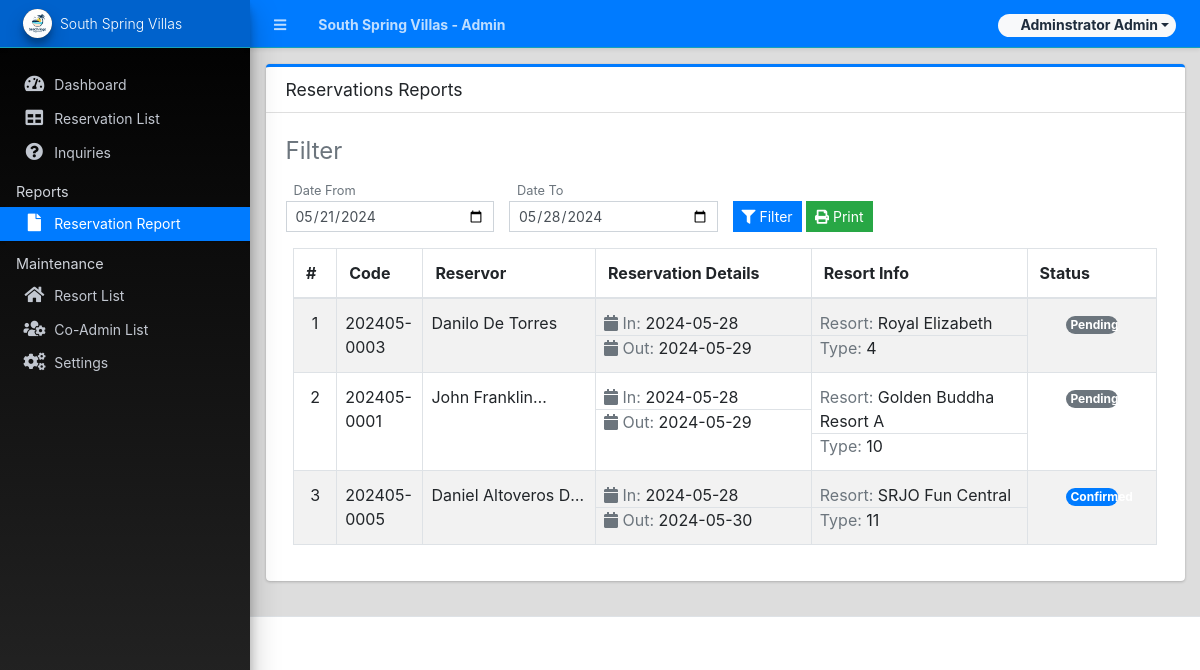
Screenshot of /admin/?page=reports (signed in) with the database file from the repository.
### tables this page shows
CREATE TABLE `reservation_list` (
  `id` int(30) NOT NULL,
  `code` varchar(100) NOT NULL,
  `room_id` int(30) NOT NULL,
  `check_in` date NOT NULL,
  `check_out` date NOT NULL,
  `fullname` text NOT NULL,
  `contact` text NOT NULL,
  `email` text NOT NULL,
  `address` text NOT NULL,
  `status` tinyint(1) NOT NULL DEFAULT 0 COMMENT '0=Pending, 1 = Confirmed, 2=Cancelled',
  `date_created` datetime NOT NULL DEFAULT current_timestamp(),
  `date_updated` datetime DEFAULT NULL ON UPDATE current_timestamp()
);

CREATE TABLE `room_list` (
  `id` int(30) NOT NULL,
  `name` text NOT NULL,
  `type` varchar(200) NOT NULL,
  `description` text NOT NULL,
  `price` float NOT NULL DEFAULT 0,
  `image_path` text NOT NULL,
  `status` tinyint(1) NOT NULL DEFAULT 1,
  `delete_flag` tinyint(1) NOT NULL DEFAULT 0,
  `date_created` datetime NOT NULL DEFAULT current_timestamp(),
  `date_updated` datetime DEFAULT NULL ON UPDATE current_timestamp()
);

### admin/reports/index.php (the view, shortened to what this page needs)
<?php
$from = isset($_GET['from']) ? $_GET['from'] : date('Y-m-d',strtotime(date("Y-m-d").'-1 week'));
$to = isset($_GET['to']) ? $_GET['to'] : date('Y-m-d');
?>
<div class="card card-outline card-primary">
	<div class="card-header">
		<h3 class="card-title">Reservations Reports</h3>
	</div>
	<div class="card-body">
        <fieldset>
            <legend class="text-muted">Filter</legend>
            <form action="" id="filter-report">
                <div class="row align-items-end">
                    <div class="form-group col-md-3">
                        <small class="text-muted mx-2">Date From</small>
                        <input type="date" name="from" value="<?= $from ?>" class="form-control form-control-sm rounded-0" required>
                    </div>
                    <div class="form-group col-md-3">
                        <small class="text-muted mx-2">Date To</small>
                        <input type="date" name="to" value="<?= $to ?>" class="form-control form-control-sm rounded-0" required>
                    </div>
                    <div class="form-group col-md-3">
                        <button class="btn btn-primary btn-flat btn-sm"><i class="fa fa-filter"></i> Filter</button>
                        <button class="btn btn-success btn-flat btn-sm" type="button" id="print"><i class="fa fa-print"></i> Print</button>
                    </div>
                </div>
            </form>
        </fieldset>
        <div class="container-fluid" id="outprint">
			<table class="table table-hover table-striped table-bordered">
				<colgroup>
					<col width="5%">
					<col width="10%">
					<col width="20%">
					<col width="25%">
					<col width="25%">
					<col width="15%">
				</colgroup>
				<thead>
					<tr>
						<th>#</th>
						<th>Code</th>
						<th>Reservor</th>
						<th>Reservation Details</th>
						<th>Resort Info</th>
						<th>Status</th>
					</tr>
				</thead>
				<tbody>
					<?php
						$i = 1;
						$qry = $conn->query("SELECT r.*,rr.name as room_name, rr.type as room_type from `reservation_list` r inner join `room_list` rr on r.room_id = rr.id where ( (date(`check_in`) Between '{$from}' and '{$to}') or (date(`check_out`) Between '{$from}' and '{$to}') ) order by r.`status` asc, unix_timestamp(r.`date_created`) desc ");
						while($row = $qry->fetch_assoc()):
					?>
						<tr>
							<td class="text-center"><?= $i++ ?></td>
							<td class="px-2"><?php echo ($row['code']) ?></td>
							<td class="px-2"><p class="truncate-1 m-0"><?php echo ucwords($row['fullname']) ?></p></td>
							<td class="px-0">
                                <div class="border-bottom px-2"><span class="text-muted"><i class="fa fa-calendar"></i> In: </span><?= $row['check_in'] ?></div>
                                <div class="px-2"><span class="text-muted"><i class="fa fa-calendar"></i> Out: </span><?= $row['check_out'] ?></div>
                            </td>
							<td class="px-0">
                                <div class="border-bottom px-2"><span class="text-muted">Resort: </span><?= $row['room_name'] ?></div>
                                <div class="px-2"><span class="text-muted">Type: </span><?= $row['room_type'] ?></div>
                            </td>
							<td class="text-center">
								<?php
									switch ($row['status']){
										case 0:
											echo '<span class="rounded-pill badge badge-secondary col-6">Pending</span>';
											break;
										case 1:
											echo '<span class="rounded-pill badge badge-primary col-6">Confirmed</span>';
											break;
									}
								?>
							</td>
						</tr>
					<?php endwhile; ?>
				</tbody>
			</table>
		</div>
	</div>
</div>

### rows the page displays
reservation_list: code "202405-0003", fullname "Danilo De Torres", check_in "2024-05-28", check_out "2024-05-29", room.name "Royal Elizabeth", room.type "4", status "Pending"
reservation_list: code "202405-0001", fullname "John…", check_in "2024-05-28", check_out "2024-05-29", room.name "Golden Buddha Resort A", room.type "10", status "Pending"
reservation_list: code "202405-0005", fullname "Daniel Altoveros…", check_in "2024-05-28", check_out "2024-05-30", room.name "SRJO Fun Central", room.type "11", status "Confirmed"

### other values shown
$_settings->info('name') "South Spring Villas"
$_settings->userdata('firstname').' '.$_settings->userdata('lastname') "Adminstrator Admin"
$_settings->info('short_name') "South Spring Villas"
